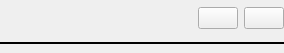
<?xml version="1.0" encoding="UTF-8"?>
<ui version="4.0">
 <class>audiofilequeue</class>
 <widget class="QWidget" name="audiofilequeue">
  <property name="geometry">
   <rect>
    <x>0</x>
    <y>0</y>
    <width>284</width>
    <height>53</height>
   </rect>
  </property>
  <property name="sizePolicy">
   <sizepolicy hsizetype="Preferred" vsizetype="Fixed">
    <horstretch>0</horstretch>
    <verstretch>0</verstretch>
   </sizepolicy>
  </property>
  <property name="windowTitle">
   <string>Form</string>
  </property>
  <layout class="QVBoxLayout" name="verticalLayout">
   <property name="leftMargin">
    <number>0</number>
   </property>
   <property name="topMargin">
    <number>0</number>
   </property>
   <property name="rightMargin">
    <number>0</number>
   </property>
   <property name="bottomMargin">
    <number>0</number>
   </property>
   <item>
    <layout class="QHBoxLayout" name="horizontalLayout">
     <item>
      <widget class="QLabel" name="nameLabel">
       <property name="sizePolicy">
        <sizepolicy hsizetype="Expanding" vsizetype="Fixed">
         <horstretch>0</horstretch>
         <verstretch>0</verstretch>
        </sizepolicy>
       </property>
       <property name="text">
        <string/>
       </property>
      </widget>
     </item>
     <item>
      <spacer name="horizontalSpacer">
       <property name="orientation">
        <enum>Qt::Horizontal</enum>
       </property>
       <property name="sizeType">
        <enum>QSizePolicy::Preferred</enum>
       </property>
       <property name="sizeHint" stdset="0">
        <size>
         <width>40</width>
         <height>20</height>
        </size>
       </property>
      </spacer>
     </item>
     <item>
      <widget class="QLabel" name="timeLabel">
       <property name="sizePolicy">
        <sizepolicy hsizetype="Preferred" vsizetype="Fixed">
         <horstretch>0</horstretch>
         <verstretch>0</verstretch>
        </sizepolicy>
       </property>
       <property name="text">
        <string/>
       </property>
      </widget>
     </item>
     <item>
      <widget class="QPushButton" name="deleteBtn">
       <property name="sizePolicy">
        <sizepolicy hsizetype="Fixed" vsizetype="Fixed">
         <horstretch>0</horstretch>
         <verstretch>0</verstretch>
        </sizepolicy>
       </property>
       <property name="text">
        <string/>
       </property>
       <property name="icon">
        <iconset resource="../../../eink.qrc">
         <normaloff>:/resources/close.png</normaloff>:/resources/close.png</iconset>
       </property>
      </widget>
     </item>
     <item>
      <widget class="QPushButton" name="playButton">
       <property name="sizePolicy">
        <sizepolicy hsizetype="Fixed" vsizetype="Fixed">
         <horstretch>0</horstretch>
         <verstretch>0</verstretch>
        </sizepolicy>
       </property>
       <property name="text">
        <string/>
       </property>
       <property name="icon">
        <iconset resource="../../../eink.qrc">
         <normaloff>:/resources/chevron-right.png</normaloff>:/resources/chevron-right.png</iconset>
       </property>
      </widget>
     </item>
    </layout>
   </item>
   <item>
    <widget class="Line" name="line_2">
     <property name="frameShadow">
      <enum>QFrame::Plain</enum>
     </property>
     <property name="lineWidth">
      <number>2</number>
     </property>
     <property name="orientation">
      <enum>Qt::Horizontal</enum>
     </property>
    </widget>
   </item>
  </layout>
 </widget>
 <resources>
  <include location="../../../eink.qrc"/>
 </resources>
 <connections/>
</ui>
